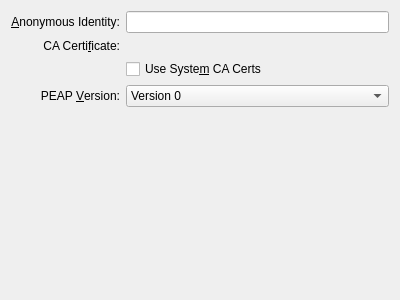
<?xml version="1.0" encoding="UTF-8"?>
<ui version="4.0">
 <class>EapMethodPeapBase</class>
 <widget class="QWidget" name="EapMethodPeapBase">
  <property name="geometry">
   <rect>
    <x>0</x>
    <y>0</y>
    <width>400</width>
    <height>300</height>
   </rect>
  </property>
  <layout class="QVBoxLayout" name="verticalLayout">
   <item>
    <layout class="QGridLayout" name="gridLayout">
     <item row="0" column="0">
      <widget class="QLabel" name="label">
       <property name="text">
        <string>&amp;Anonymous Identity:</string>
       </property>
       <property name="alignment">
        <set>Qt::AlignRight|Qt::AlignTrailing|Qt::AlignVCenter</set>
       </property>
       <property name="buddy">
        <cstring>leAnonIdentity</cstring>
       </property>
      </widget>
     </item>
     <item row="0" column="1">
      <widget class="KLineEdit" name="leAnonIdentity"/>
     </item>
     <item row="1" column="0">
      <widget class="QLabel" name="label_3">
       <property name="text">
        <string>CA Certi&amp;ficate:</string>
       </property>
       <property name="alignment">
        <set>Qt::AlignRight|Qt::AlignTrailing|Qt::AlignVCenter</set>
       </property>
       <property name="buddy">
        <cstring>kurCaCert</cstring>
       </property>
      </widget>
     </item>
     <item row="1" column="1">
      <widget class="KUrlRequester" name="kurCaCert"/>
     </item>
     <item row="3" column="0">
      <widget class="QLabel" name="label_6">
       <property name="text">
        <string>PEAP &amp;Version:</string>
       </property>
       <property name="alignment">
        <set>Qt::AlignRight|Qt::AlignTrailing|Qt::AlignVCenter</set>
       </property>
       <property name="buddy">
        <cstring>cboPeapVersion</cstring>
       </property>
      </widget>
     </item>
     <item row="3" column="1">
      <widget class="KComboBox" name="cboPeapVersion">
       <item>
        <property name="text">
         <string>Version 0</string>
        </property>
       </item>
       <item>
        <property name="text">
         <string>Version 1</string>
        </property>
       </item>
      </widget>
     </item>
     <item row="2" column="1">
      <widget class="QCheckBox" name="chkUseSystemCaCerts">
       <property name="text">
        <string>Use Syste&amp;m CA Certs</string>
       </property>
      </widget>
     </item>
    </layout>
   </item>
   <item>
    <spacer name="verticalSpacer">
     <property name="orientation">
      <enum>Qt::Vertical</enum>
     </property>
     <property name="sizeHint" stdset="0">
      <size>
       <width>20</width>
       <height>50</height>
      </size>
     </property>
    </spacer>
   </item>
  </layout>
 </widget>
 <customwidgets>
  <customwidget>
   <class>KUrlRequester</class>
   <extends>QFrame</extends>
   <header>kurlrequester.h</header>
  </customwidget>
  <customwidget>
   <class>KLineEdit</class>
   <extends>QLineEdit</extends>
   <header>klineedit.h</header>
  </customwidget>
  <customwidget>
   <class>KComboBox</class>
   <extends>QComboBox</extends>
   <header>kcombobox.h</header>
  </customwidget>
 </customwidgets>
 <tabstops>
  <tabstop>leAnonIdentity</tabstop>
  <tabstop>kurCaCert</tabstop>
  <tabstop>cboPeapVersion</tabstop>
 </tabstops>
 <resources/>
 <connections>
  <connection>
   <sender>chkUseSystemCaCerts</sender>
   <signal>toggled(bool)</signal>
   <receiver>kurCaCert</receiver>
   <slot>setDisabled(bool)</slot>
   <hints>
    <hint type="sourcelabel">
     <x>222</x>
     <y>83</y>
    </hint>
    <hint type="destinationlabel">
     <x>221</x>
     <y>54</y>
    </hint>
   </hints>
  </connection>
 </connections>
</ui>
